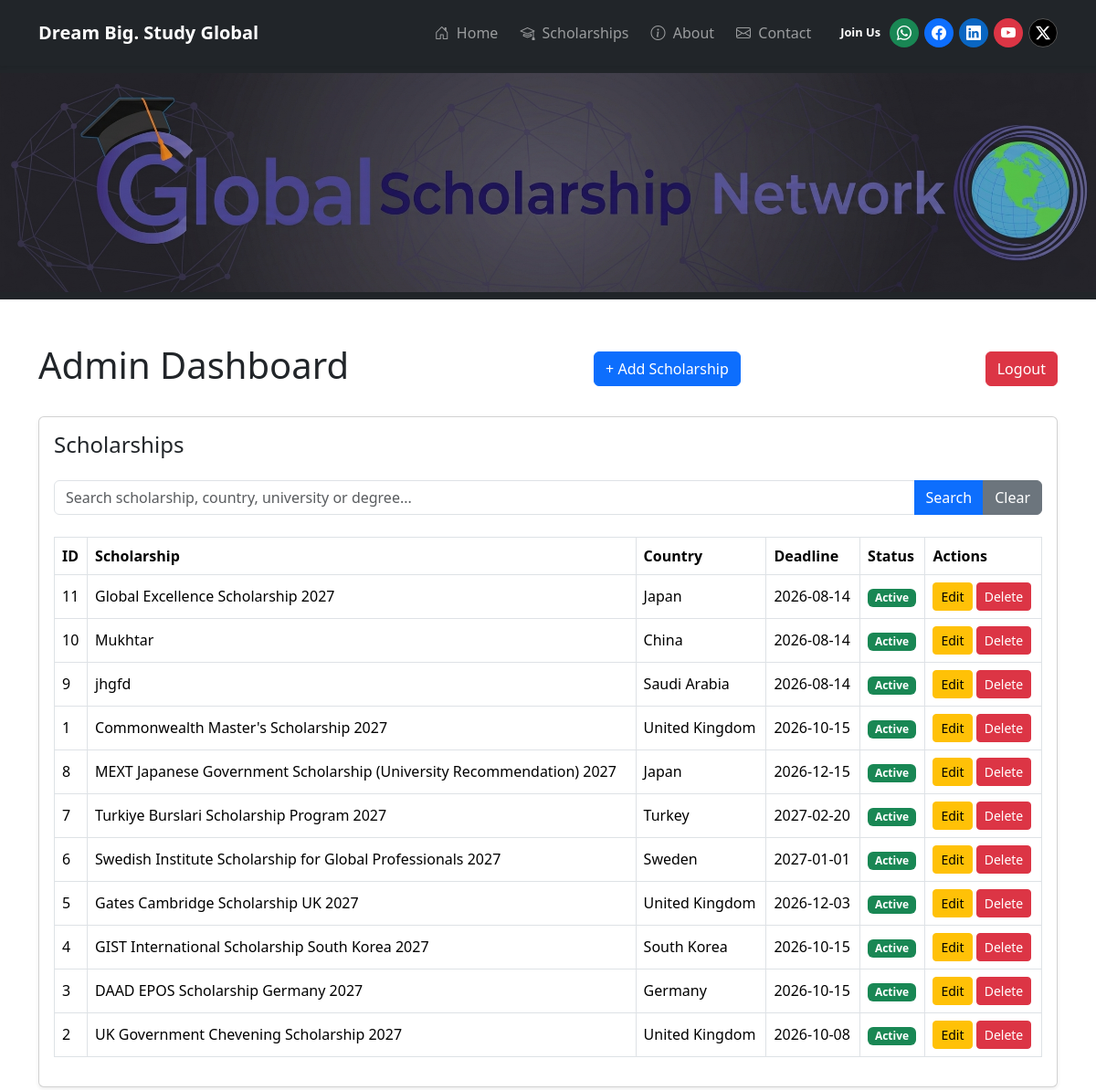
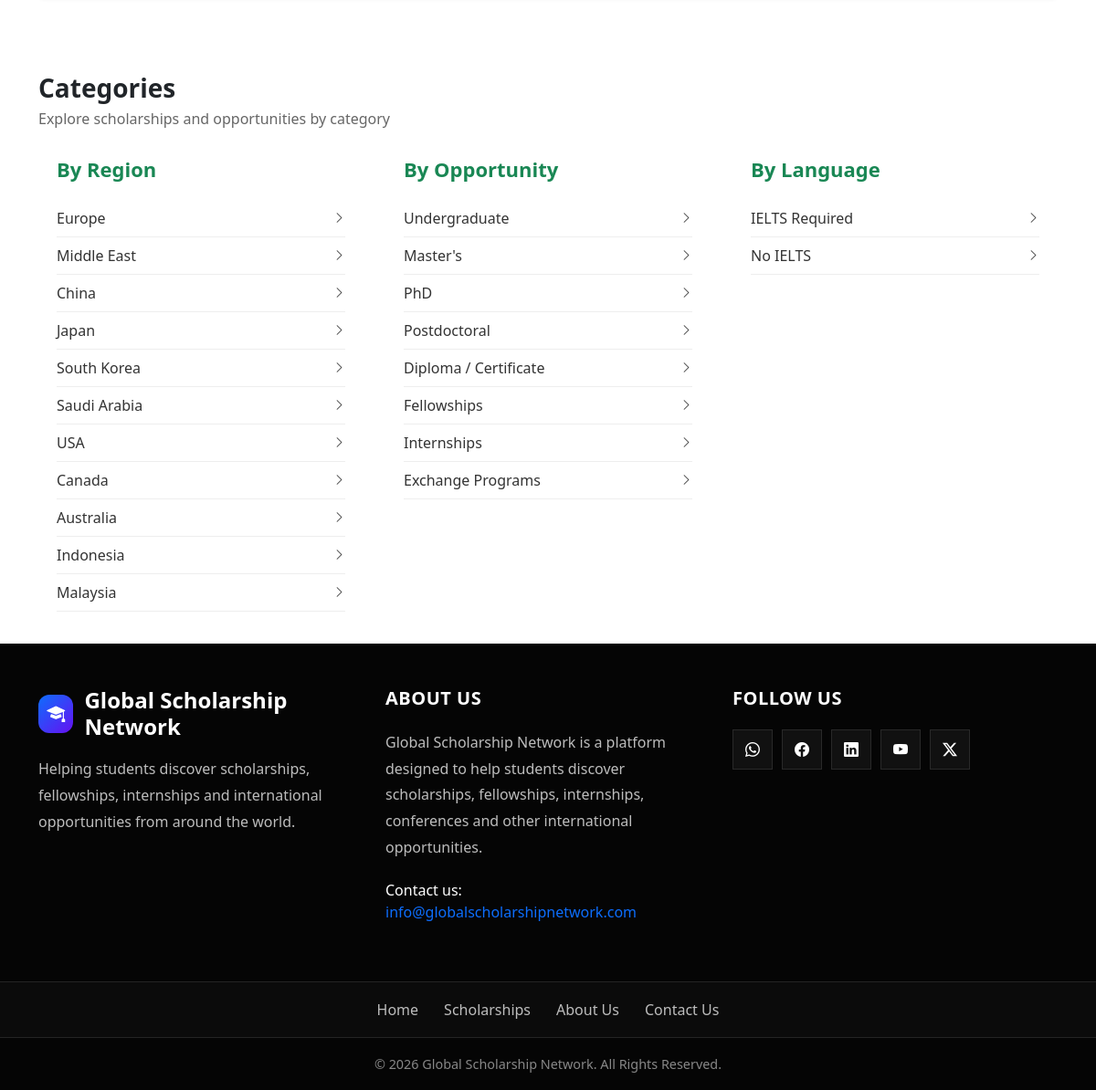
The app's page /admin/dashboard (signed in) with its own data (2 pictures, top to bottom).
### app.py (models this page shows)
class Scholarship(db.Model):
    id = db.Column(db.Integer, primary_key=True)
    title = db.Column(db.String(200), nullable=False)
    country = db.Column(db.String(100), nullable=False)
    university = db.Column(db.String(200))
    degree = db.Column(db.String(100))
    deadline = db.Column(db.Date)
    description = db.Column(db.Text)
    benefits = db.Column(db.Text)
    eligibility = db.Column(db.Text)
    documents = db.Column(db.Text)
    how_to_apply = db.Column(db.Text)
    documents = db.Column(db.Text)
    how_to_apply = db.Column(db.Text)
    opportunity_type = db.Column(db.Text)
    language_requirement = db.Column(db.String(50))
    apply_link = db.Column(db.String(500))
    image = db.Column(db.String(300))
    updated_at = db.Column(db.DateTime, default=datetime.utcnow, onupdate=datetime.utcnow)

### app.py (the view, shortened to what this page needs)
@app.route("/admin/dashboard")
def admin_dashboard():
    if "admin_id" not in session:
        return redirect(url_for("admin_login"))
    search = request.args.get("search", "").strip()
    query = Scholarship.query
    scholarships = query.order_by(
        Scholarship.updated_at.desc()
    ).all()
    return render_template(
    "admin_dashboard.html",
    scholarships=scholarships,
    today=datetime.today().date()
)

### app.py (called while the page is built)
@app.after_request
def add_no_cache_headers(response):
    if request.path.startswith("/admin"):
        response.headers["Cache-Control"] = "no-store, no-cache, must-revalidate, max-age=0"
        response.headers["Pragma"] = "no-cache"
        response.headers["Expires"] = "0"
    return response

### templates/admin_dashboard.html
{% extends "base.html" %} {% block title %}Admin Dashboard{% endblock %} {%
block content %}
<div class="container py-5">
  <div class="d-flex justify-content-between align-items-center mb-4">
    <h1>Admin Dashboard</h1>
    <a href="{{ url_for('add_scholarship') }}" class="btn btn-primary">
      + Add Scholarship
    </a>
    <a href="{{ url_for('admin_logout') }}" class="btn btn-danger"> Logout </a>
  </div>
  <div class="card shadow-sm">
    <div class="card-body">
      <h4 class="mb-4">Scholarships</h4>
      <form method="GET" action="{{ url_for('admin_dashboard') }}" class="mb-4">
        <div class="input-group">
          <input
            type="text"
            name="search"
            class="form-control"
            placeholder="Search scholarship, country, university or degree..."
            value="{{ request.args.get('search', '') }}"
          />
          <button type="submit" class="btn btn-primary">Search</button>
          <a href="{{ url_for('admin_dashboard') }}" class="btn btn-secondary">
            Clear
          </a>
        </div>
      </form>
      <div class="table-responsive">
        <table class="table table-bordered table-hover align-middle">
          <thead>
            <tr>
              <th>ID</th>
              <th>Scholarship</th>
              <th>Country</th>
              <th>Deadline</th>
              <th>Status</th>
              <th>Actions</th>
            </tr>
          </thead>
          <tbody>
            {% for scholarship in scholarships %}
            <tr>
              <td>{{ scholarship.id }}</td>
              <td>{{ scholarship.title }}</td>
              <td>{{ scholarship.country }}</td>
              <td>{{ scholarship.deadline }}</td>
              <td>
                {% if scholarship.deadline >= today %}
                <span class="badge bg-success">Active</span>
                {% else %}
                <span class="badge bg-danger">Expired</span>
                {% endif %}
              </td>
              <td>
                <a
                  href="{{ url_for('edit_scholarship', id=scholarship.id) }}"
                  class="btn btn-sm btn-warning"
                >
                  Edit
                </a>
                <a
                  href="{{ url_for('delete_scholarship', id=scholarship.id) }}"
                  class="btn btn-sm btn-danger"
                  onclick="
                    return confirm(
                      'Are you sure you want to delete this scholarship?',
                    );
                  "
                >
                  Delete
                </a>
              </td>
            </tr>
            {% endfor %}
          </tbody>
        </table>
      </div>
    </div>
  </div>
</div>
{% endblock %}

### records on screen
Scholarship: id "11", title "Global Excellence Scholarship 2027", country "Japan", deadline "2026-08-14", shows "Active"
Scholarship: id "10", title "Mukhtar", country "China", deadline "2026-08-14", shows "Active"
Scholarship: id "9", title "jhgfd", country "Saudi Arabia", deadline "2026-08-14", shows "Active"
Scholarship: id "1", title "Commonwealth Master's Scholarship 2027", country "United Kingdom", deadline "2026-10-15", shows "Active"
Scholarship: id "8", title "MEXT Japanese Government Scholarship (University Recommendation) 2027", country "Japan", deadline "2026-12-15", shows "Active"
Scholarship: id "7", title "Turkiye Burslari Scholarship Program 2027", country "Turkey", deadline "2027-02-20", shows "Active"
Scholarship: id "6", title "Swedish Institute Scholarship for Global Professionals 2027", country "Sweden", deadline "2027-01-01", shows "Active"
Scholarship: id "5", title "Gates Cambridge Scholarship UK 2027", country "United Kingdom", deadline "2026-12-03", shows "Active"
Scholarship: id "4", title "GIST International Scholarship South Korea 2027", country "South Korea", deadline "2026-10-15", shows "Active"
Scholarship: id "3", title "DAAD EPOS Scholarship Germany 2027", country "Germany", deadline "2026-10-15", shows "Active"
Scholarship: id "2", title "UK Government Chevening Scholarship 2027", country "United Kingdom", deadline "2026-10-08", shows "Active"
